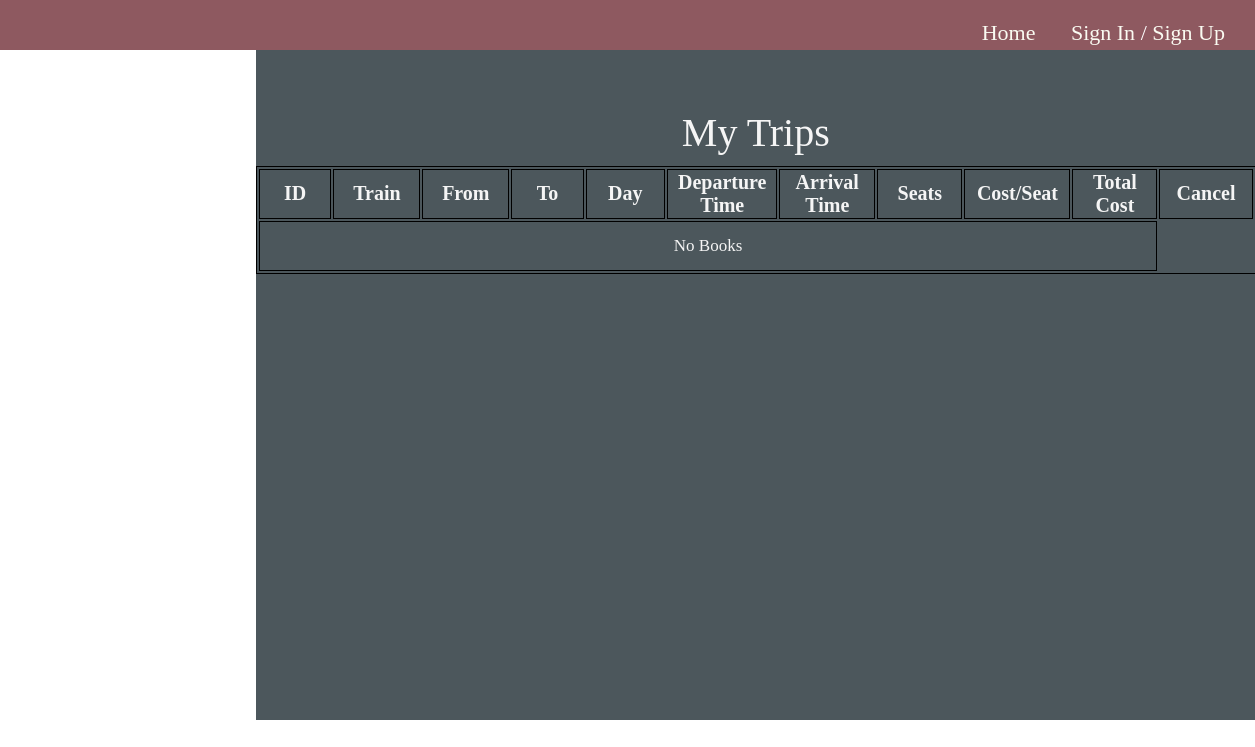
Before: /My-Trips/2/ with the older database file.
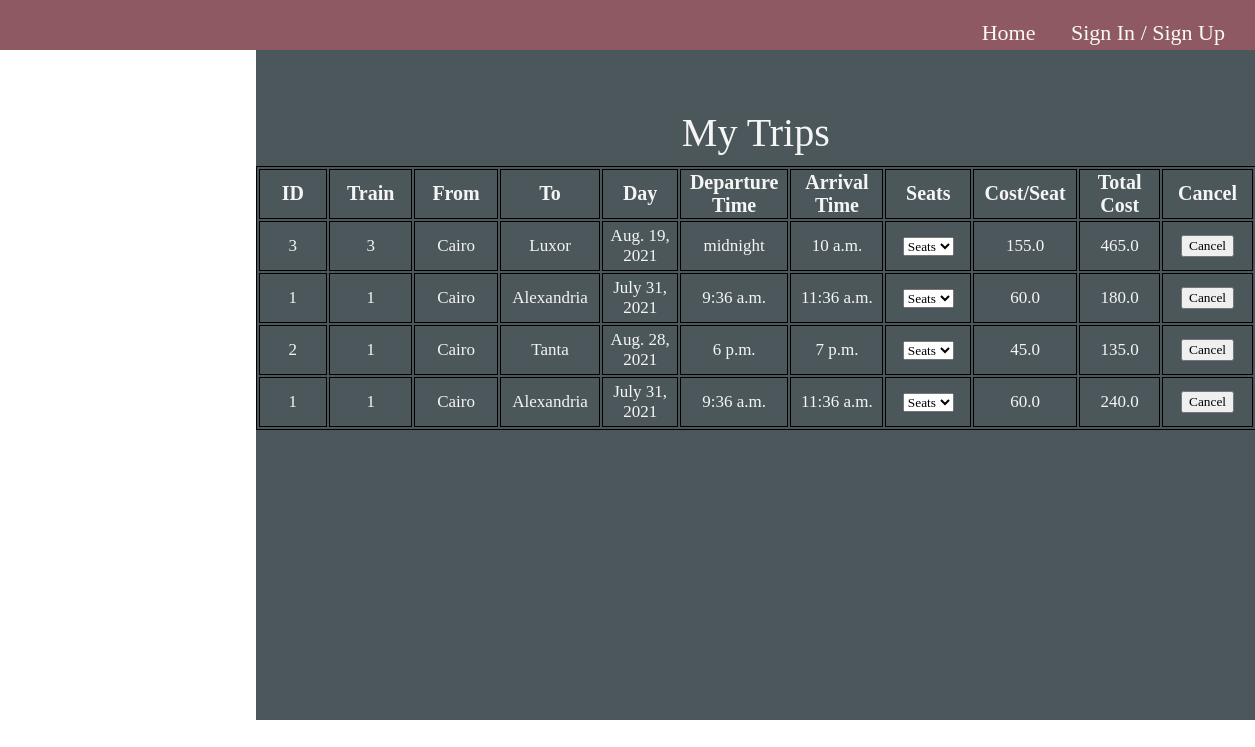
After: the same page with the newer database file.
### blog/models.py (models this page shows, shortened)
class Book(models.Model):
    trip = models.ForeignKey(
        Trip, on_delete=models.CASCADE, related_name="BookTrips", null=False)
    user = models.ForeignKey(
        User, on_delete=models.CASCADE, related_name="BookUser", null=False)
    seatTrain = models.ManyToManyField(Seat, null=True)
    seats = models.IntegerField(default=0)

class Trip(models.Model):
    train = models.ForeignKey(
        Train, on_delete=models.CASCADE, related_name="TripTrain")
    source = models.ForeignKey(
        Station, on_delete=models.CASCADE, related_name="TripSource", null=False)
    destination = models.ForeignKey(
        Station, on_delete=models.CASCADE, related_name="TripDest", null=False)
    day = models.DateField(null=False)
    start_Time = models.TimeField(null=False)
    end_Time = models.TimeField(null=False)
    price = models.FloatField(null=False, default=0)
    Remaining_seats = models.IntegerField(default=0, editable=False)
    seats = models.IntegerField(default=0, editable=False)

class Train(models.Model):
    Number_of_seats = models.IntegerField(default=0)
    source = models.ForeignKey(
        Station, on_delete=models.CASCADE, related_name="TrainSource", null=False)
    destination = models.ForeignKey(
        Station, on_delete=models.CASCADE, related_name="TrainDest", null=False)

class Station(models.Model):
    id = models.IntegerField(default=-1, primary_key=True)
    stationName = models.CharField(max_length=15)

### blog/views.py (the view)
# urls.py: path('My-Trips/<id>/', views.myTrips, name='myTrips'),
def myTrips(request, id):
    book = Book.objects.filter(user=id)
    return render(request, "sitePages/myTrips.html", {'books': book})

### blog/tags/tags.py (called while the page is built)
@register.simple_tag
def bookSeat(book):
    seats = book.seatTrain.all()
    return seats

@register.simple_tag
def bookPrice(book):
    count = book.seatTrain.count()
    price = count * book.trip.price
    return price

### templates/sitePages/myTrips.html (shortened to what this page needs)
{% extends "base.html" %}
{% load static %}
{% load tags %}
{% block head %}
<link rel="stylesheet" href="{% static 'css/myTrips.css' %}">
{% endblock%}
{% block content %}
<div class="trips" style="overflow: auto;">
    <p>My Trips</p>
    <table id="tripsTable">
        <tr>
            <th>ID</th>
            <th>Train</th>
            <th>From</th>
            <th>To</th>
            <th>Day</th>
            <th>Departure Time</th>
            <th>Arrival Time</th>
            <th>Seats</th>
            <th>Cost/Seat</th>
            <th>Total Cost</th>
            <th>Cancel</th>
        </tr>
        {% for book in books %}
        <tr id="{{book.id}}">
            <td>{{book.trip.id}}</td>
            <td>{{book.trip.train.id}}</td>
            <td>{{book.trip.source.stationName}}</td>
            <td>{{book.trip.destination.stationName}}</td>
            <td>{{book.trip.day}}</td>
            <td>{{book.trip.start_Time}}</td>
            <td>{{book.trip.end_Time}}</td>
            <td>
                <select>
                    <option selected hidden>Seats</option>
                    {% bookSeat book as seats %}
                </select>
            </td>
            <td>{{book.trip.price}}</td>
            {% bookPrice book as pr %}
            <td>{{pr}}</td>
            <td><button class="cancel" data-id='{{book.id}}' data-user="{{user.id}}">Cancel</button></td>
        </tr>
        {% empty %}
        <tr id="notrip">
            <td colspan="10">No Books</td>
        </tr>
        {% endfor %}
    </table>
</div>
{% endblock content %}

### templates/base.html (shortened to what this page needs)
<!DOCTYPE html>
<html lang="en">
<head>
    {% load static %}
    <link rel="stylesheet" href="{% static 'css/basePage.css' %}">
    {% block head%} {% endblock head %}
</head>
<body style="background: url('/static/imgs/background.png'); background-size: cover; background-repeat:no-repeat; overflow:hidden;">
    <nav class="navBar">
        <a href="{% url 'blog:home' %}">Home</a>
        {% if user.is_authenticated %}
            {% if user.is_superuser %}
                <a href="{% url 'admin:index' %}">Admin Page</a>
            {% else %}
                <a href="{% url 'blog:myTrips' user.id %}">My Trips</a>
            {% endif %}
            <a id = "us" href="{% url 'blog:profile' user.username %}">{{ user.username }}</a>
            <a href="{% url 'blog:logOut' %}">Log out</a>
        {% else %}
            <a id="signIn" href="{% url 'blog:signIn' %}">Sign In</a>
            <span id="sp1">/</span>
            <a href="{% url 'blog:signUp' %}">Sign Up</a>
        {% endif %}
    </nav>
    {% block content %} {% endblock %}
</body>
</html>

### static/css/basePage.css (style rules this page uses)
* { box-sizing: border-box; font-family: "Wire+One", serif; }
nav { display: inline; height: 50px; top: -5px; margin-top: 5px; padding-top: 20px; text-align: right; width: 100%; font-size: 22px; background: rgba(87, 8, 18, 0.671); position: fixed; margin-left: -8px; right: 0; }
nav a { margin-right: 30px; padding: 0px; color: rgb(250, 251, 242); text-decoration: none; }
#signIn { margin-right: 0px; }
#sp1 { color: white; padding: 0 0 0 0; }

### static/css/myTrips.css (style rules this page uses)
* { box-sizing: border-box; }
.trips p { font-family: 'Times New Roman', Times, serif; font-size: 40px; color: whitesmoke; text-align: center; padding-top: 0.5px; }
.trips { margin-top: 4%; margin-left: 20%; background: rgba(1, 17, 24, 0.7); width: 1000px; height: 670px; overflow: scroll; }
table, th, td { margin-top: -3%; border: 1px solid black; table-layout: fixed; text-align: center; }
th { width: 133.3px; height: 40px; font-size: 20px; color: whitesmoke; font-weight: bold; }
td { width: 114.28px; height: 50px; font-size: 17px; color: whitesmoke; }

Changed rows visible on the page:
added Book: trip.id "3", trip.train.id "3", trip.source.stationName "Cairo", trip.destination.stationName "Luxor", trip.day "Aug. 19, 2021", trip.start_Time "midnight", trip.end_Time "10 a.m.", trip.price "155.0", pr "465.0"
added Book: trip.id "1", trip.train.id "1", trip.source.stationName "Cairo", trip.destination.stationName "Alexandria", trip.day "July 31, 2021", trip.start_Time "9:36 a.m.", trip.end_Time "11:36 a.m.", trip.price "60.0", pr "180.0"
added Book: trip.id "2", trip.train.id "1", trip.source.stationName "Cairo", trip.destination.stationName "Tanta", trip.day "Aug. 28, 2021", trip.start_Time "6 p.m.", trip.end_Time "7 p.m.", trip.price "45.0", pr "135.0"
added Book: trip.id "1", trip.train.id "1", trip.source.stationName "Cairo", trip.destination.stationName "Alexandria", trip.day "July 31, 2021", trip.start_Time "9:36 a.m.", trip.end_Time "11:36 a.m.", trip.price "60.0", pr "240.0"
Other visible differences:
text no longer shown: "No Books"
